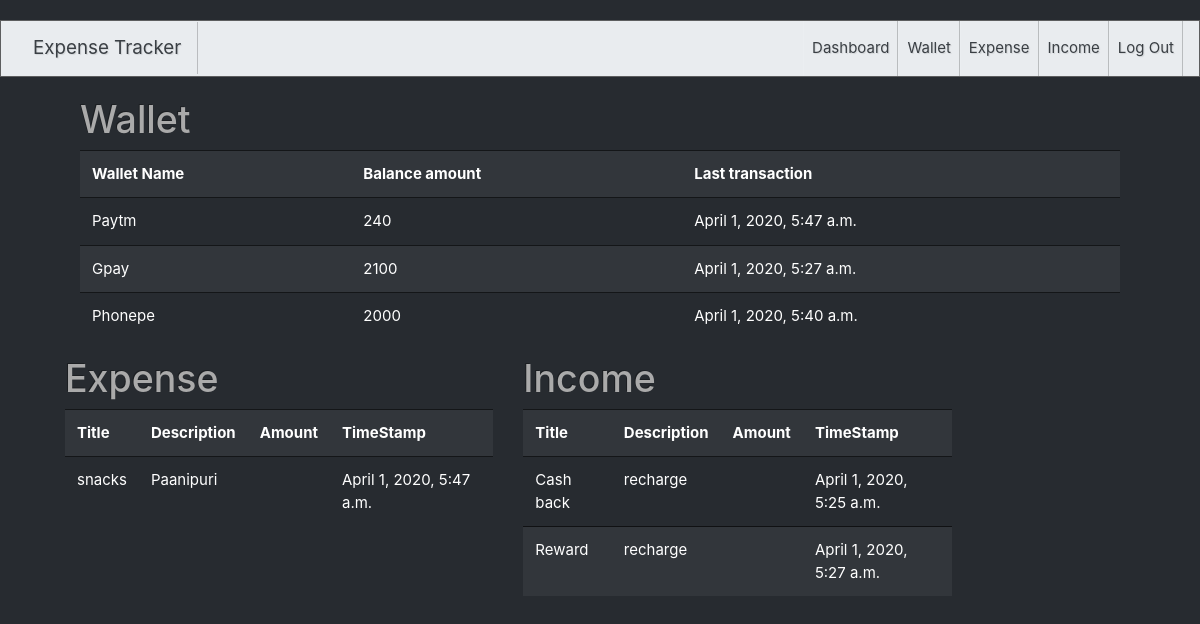
Page /dashboard/ (signed in) on the earlier database version.
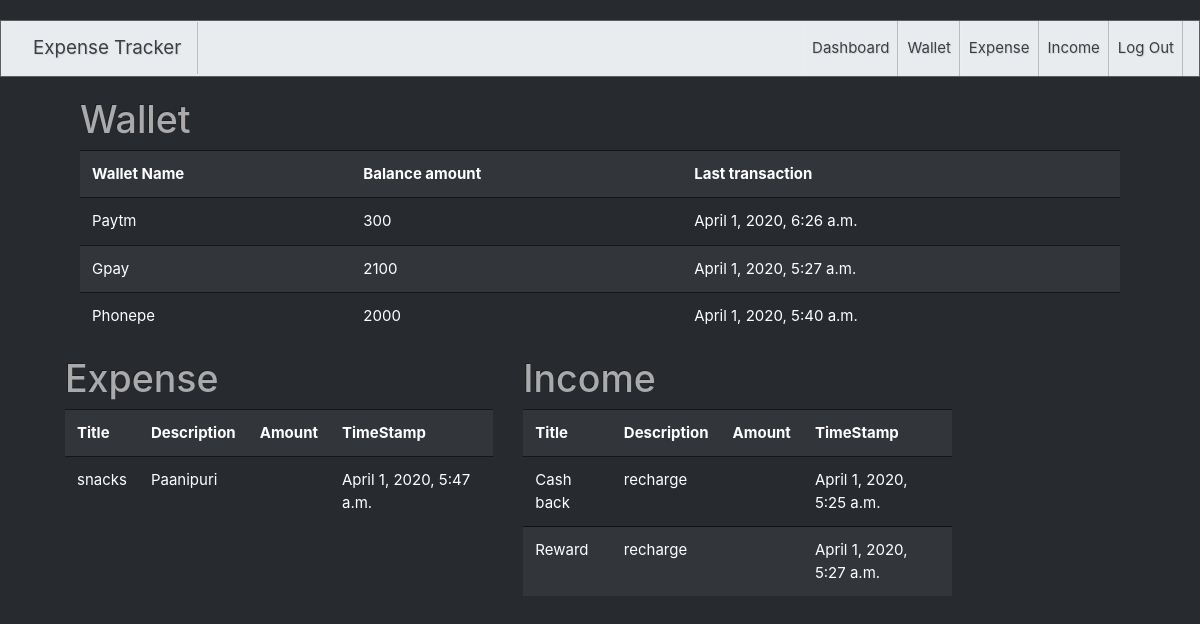
Same page on the later database version.
### tracker/models.py (models this page shows)
class Wallet(models.Model):
    name=models.CharField(max_length=100)
    balance=models.IntegerField()
    last_transaction=models.DateTimeField(auto_now=True)
    user=models.ForeignKey(User,on_delete=models.CASCADE,null=True,blank=True)

### tracker/views.py (the view)
# urls.py: path('dashboard/',dashboard),
def dashboard(request):
    user=request.user
    wallet=Wallet.objects.filter(user=user)
    expense=Expense.objects.filter(user=user)
    income=Income.objects.filter(user=user)
    return render(request,"dashboard.html",{"wallet":wallet,"expense":expense,"income":income})

### tracker/templates/dashboard.html
{% extends 'bootswatch.html' %}
{% block body %}
 <div class="container">
    <div class="row-1">
        <div class="col-12">
            <h1>Wallet</h1>
           <table class="table table-striped">
               <tr>
                   <th>Wallet Name</th>
                   <th>Balance amount</th>
                   <th>Last transaction</th>
               </tr>
           {% for wal in wallet %}
               <tr>
                   <td>{{wal.name}}</td>
                   <td>{{wal.balance}}</td>
                   <td>{{wal.last_transaction}}</td>
               </tr>
           {% endfor %}
          </table>
        </div>
       </div>
     <div class="row">
         <div class="col-5">
             <h1>Expense</h1>
            <table class="table table-striped">
                <tr>
                    <th>Title</th>
                    <th>Description</th>
                    <th>Amount</th>
                    <th>TimeStamp</th>
                </tr>
            {% for exs in expense %}
                <tr>
                    <td>{{exs.title}}</td>
                    <td>{{exs.description}}</td>
                    <td>{{exs.amount}}</td>
                    <td>{{exs.timestamp}}</td>
                </tr>
            {% endfor %}
            </table>
         </div>
         <div class="col-5">
            <h1>Income</h1>
           <table class="table table-striped">
               <tr>
                   <th>Title</th>
                   <th>Description</th>
                   <th>Amount</th>
                   <th>TimeStamp</th>
               </tr>
           {% for inc in income %}
               <tr>
                   <td>{{inc.title}}</td>
                   <td>{{inc.description}}</td>
                   <td>{{inc.amount}}</td>
                   <td>{{inc.timestamp}}</td>
               </tr>
           {% endfor %}
           </table>
        </div>
    </div>
 </div>
{% endblock %}

Differences in the rows shown:
changed Wallet "Paytm": balance "240" → "300"; last_transaction "April 1, 2020, 5:47 a.m." → "April 1, 2020, 6:26 a.m."
